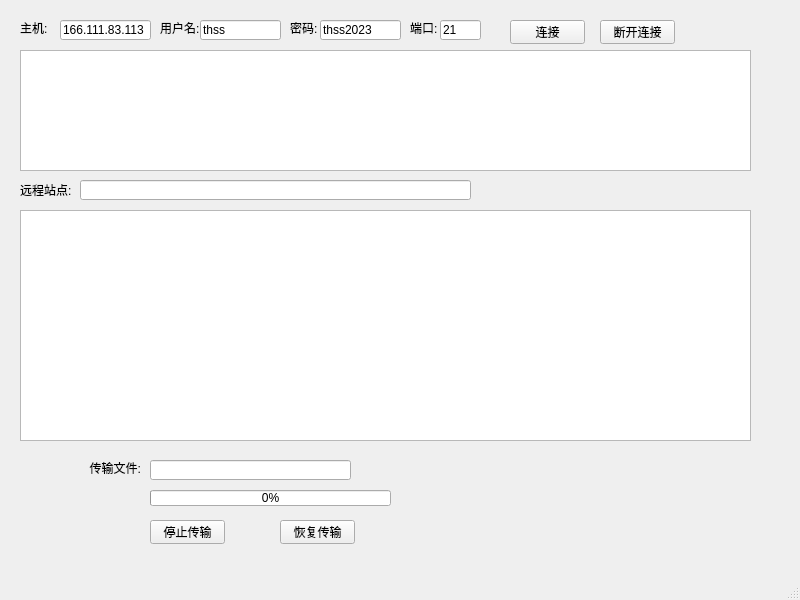
<?xml version="1.0" encoding="UTF-8"?>
<ui version="4.0">
 <class>MainWindow</class>
 <widget class="QMainWindow" name="MainWindow">
  <property name="geometry">
   <rect>
    <x>0</x>
    <y>0</y>
    <width>800</width>
    <height>600</height>
   </rect>
  </property>
  <property name="sizePolicy">
   <sizepolicy hsizetype="Preferred" vsizetype="Preferred">
    <horstretch>0</horstretch>
    <verstretch>0</verstretch>
   </sizepolicy>
  </property>
  <property name="windowTitle">
   <string>MainWindow</string>
  </property>
  <widget class="QWidget" name="centralwidget">
   <widget class="QLineEdit" name="lineEditHost">
    <property name="geometry">
     <rect>
      <x>60</x>
      <y>20</y>
      <width>91</width>
      <height>20</height>
     </rect>
    </property>
    <property name="text">
     <string>166.111.83.113</string>
    </property>
   </widget>
   <widget class="QLineEdit" name="lineEditUser">
    <property name="geometry">
     <rect>
      <x>200</x>
      <y>20</y>
      <width>81</width>
      <height>20</height>
     </rect>
    </property>
    <property name="text">
     <string>thss</string>
    </property>
   </widget>
   <widget class="QLineEdit" name="lineEditPass">
    <property name="geometry">
     <rect>
      <x>320</x>
      <y>20</y>
      <width>81</width>
      <height>20</height>
     </rect>
    </property>
    <property name="text">
     <string>thss2023</string>
    </property>
   </widget>
   <widget class="QLineEdit" name="lineEditPort">
    <property name="geometry">
     <rect>
      <x>440</x>
      <y>20</y>
      <width>41</width>
      <height>20</height>
     </rect>
    </property>
    <property name="text">
     <string>21</string>
    </property>
   </widget>
   <widget class="QLabel" name="label">
    <property name="geometry">
     <rect>
      <x>20</x>
      <y>20</y>
      <width>31</width>
      <height>16</height>
     </rect>
    </property>
    <property name="text">
     <string>主机:</string>
    </property>
   </widget>
   <widget class="QLabel" name="label_2">
    <property name="geometry">
     <rect>
      <x>160</x>
      <y>20</y>
      <width>41</width>
      <height>16</height>
     </rect>
    </property>
    <property name="text">
     <string>用户名:</string>
    </property>
   </widget>
   <widget class="QLabel" name="label_3">
    <property name="geometry">
     <rect>
      <x>290</x>
      <y>20</y>
      <width>31</width>
      <height>16</height>
     </rect>
    </property>
    <property name="text">
     <string>密码:</string>
    </property>
   </widget>
   <widget class="QLabel" name="label_4">
    <property name="geometry">
     <rect>
      <x>410</x>
      <y>20</y>
      <width>31</width>
      <height>16</height>
     </rect>
    </property>
    <property name="text">
     <string>端口:</string>
    </property>
   </widget>
   <widget class="QPushButton" name="connBtn">
    <property name="geometry">
     <rect>
      <x>510</x>
      <y>20</y>
      <width>75</width>
      <height>24</height>
     </rect>
    </property>
    <property name="text">
     <string>连接</string>
    </property>
   </widget>
   <widget class="QTextEdit" name="textEdit">
    <property name="geometry">
     <rect>
      <x>20</x>
      <y>50</y>
      <width>731</width>
      <height>121</height>
     </rect>
    </property>
    <property name="readOnly">
     <bool>true</bool>
    </property>
   </widget>
   <widget class="QLabel" name="label_5">
    <property name="geometry">
     <rect>
      <x>20</x>
      <y>180</y>
      <width>51</width>
      <height>20</height>
     </rect>
    </property>
    <property name="text">
     <string>远程站点:</string>
    </property>
   </widget>
   <widget class="QLineEdit" name="lineEditRemote">
    <property name="geometry">
     <rect>
      <x>80</x>
      <y>180</y>
      <width>391</width>
      <height>20</height>
     </rect>
    </property>
    <property name="readOnly">
     <bool>true</bool>
    </property>
   </widget>
   <widget class="QProgressBar" name="progressBar">
    <property name="geometry">
     <rect>
      <x>150</x>
      <y>490</y>
      <width>241</width>
      <height>16</height>
     </rect>
    </property>
    <property name="value">
     <number>0</number>
    </property>
   </widget>
   <widget class="QPushButton" name="stopBtn">
    <property name="geometry">
     <rect>
      <x>150</x>
      <y>520</y>
      <width>75</width>
      <height>24</height>
     </rect>
    </property>
    <property name="text">
     <string>停止传输</string>
    </property>
   </widget>
   <widget class="QPushButton" name="restartBtn">
    <property name="geometry">
     <rect>
      <x>280</x>
      <y>520</y>
      <width>75</width>
      <height>24</height>
     </rect>
    </property>
    <property name="text">
     <string>恢复传输</string>
    </property>
   </widget>
   <widget class="QLabel" name="curTransLabel">
    <property name="geometry">
     <rect>
      <x>60</x>
      <y>460</y>
      <width>81</width>
      <height>16</height>
     </rect>
    </property>
    <property name="text">
     <string>传输文件:</string>
    </property>
    <property name="alignment">
     <set>Qt::AlignRight|Qt::AlignTrailing|Qt::AlignVCenter</set>
    </property>
   </widget>
   <widget class="QLineEdit" name="curTransLineEdit">
    <property name="geometry">
     <rect>
      <x>150</x>
      <y>460</y>
      <width>201</width>
      <height>20</height>
     </rect>
    </property>
    <property name="sizePolicy">
     <sizepolicy hsizetype="Expanding" vsizetype="Preferred">
      <horstretch>1</horstretch>
      <verstretch>0</verstretch>
     </sizepolicy>
    </property>
    <property name="readOnly">
     <bool>true</bool>
    </property>
   </widget>
   <widget class="QPushButton" name="disConnBtn">
    <property name="geometry">
     <rect>
      <x>600</x>
      <y>20</y>
      <width>75</width>
      <height>24</height>
     </rect>
    </property>
    <property name="text">
     <string>断开连接</string>
    </property>
   </widget>
   <widget class="QTableWidget" name="tableWidgetRemote">
    <property name="geometry">
     <rect>
      <x>20</x>
      <y>210</y>
      <width>731</width>
      <height>231</height>
     </rect>
    </property>
   </widget>
  </widget>
  <widget class="QMenuBar" name="menubar">
   <property name="geometry">
    <rect>
     <x>0</x>
     <y>0</y>
     <width>800</width>
     <height>22</height>
    </rect>
   </property>
  </widget>
  <widget class="QStatusBar" name="statusbar"/>
  <action name="action">
   <property name="text">
    <string>断开连接</string>
   </property>
  </action>
  <action name="action_2">
   <property name="text">
    <string>重新连接</string>
   </property>
  </action>
  <action name="action_4">
   <property name="text">
    <string>停止传输</string>
   </property>
  </action>
  <action name="action_5">
   <property name="text">
    <string>恢复传输</string>
   </property>
  </action>
 </widget>
 <resources/>
 <connections/>
</ui>
